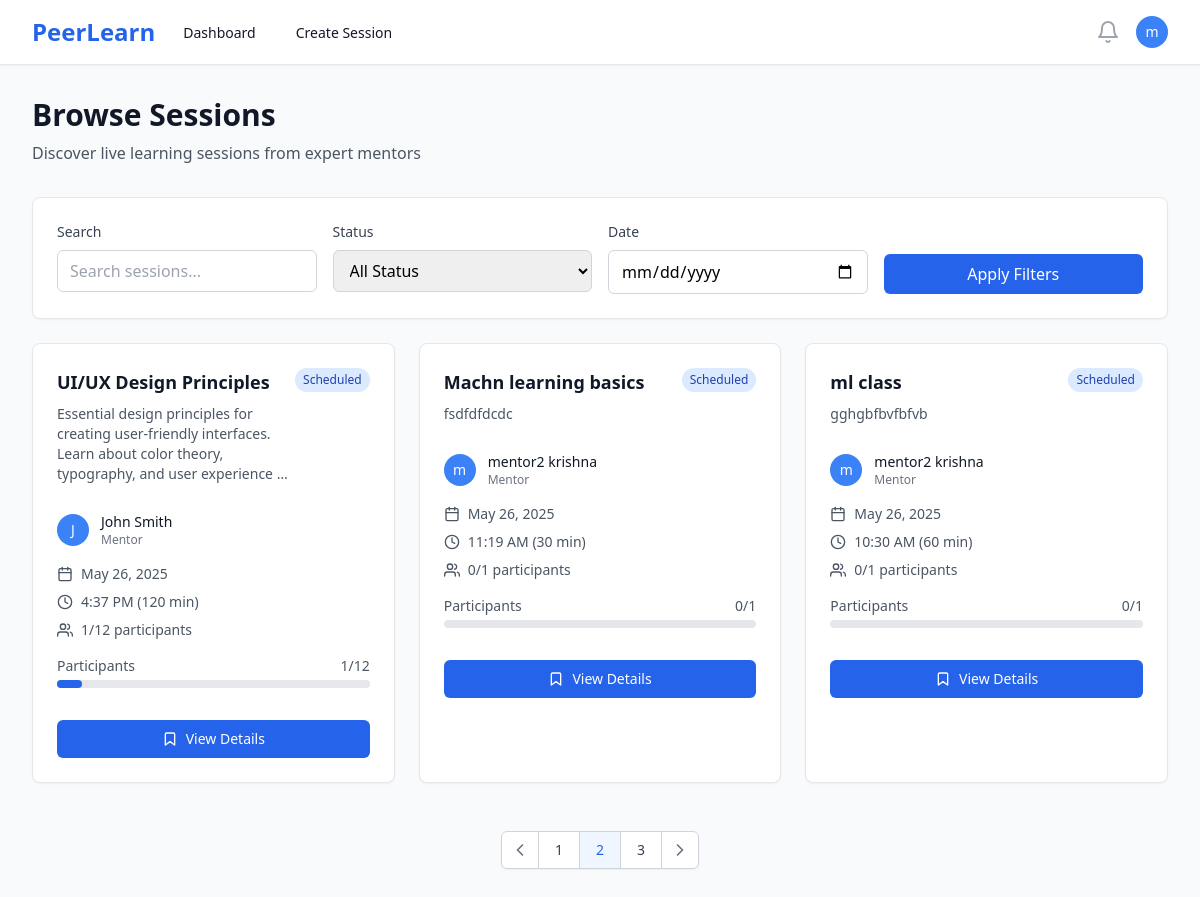
The page /sessions/ (signed in) on the database as committed earlier.
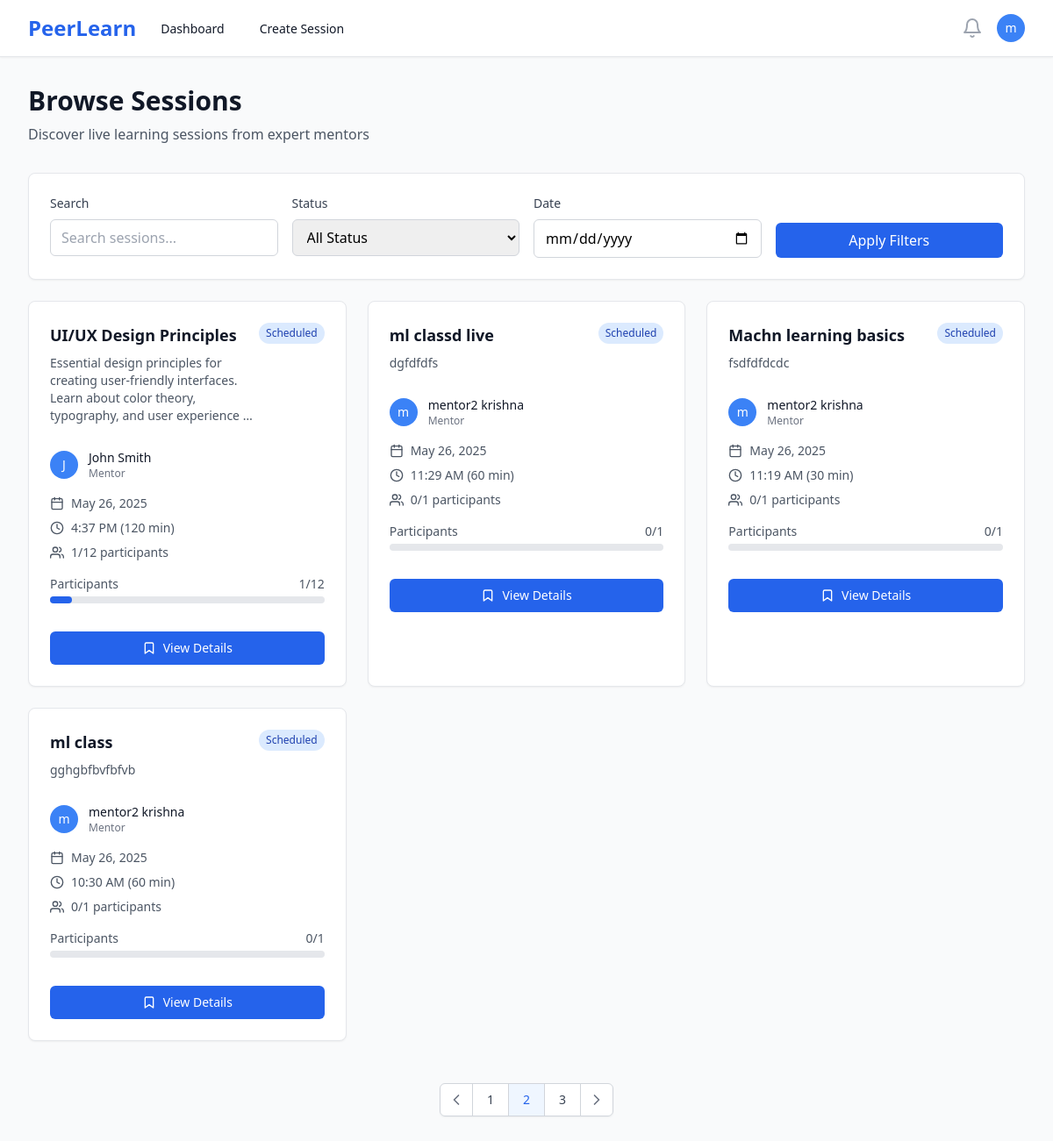
The same page on the database as committed later.
### users/models.py (models this page shows, shortened)
class User(AbstractUser):
    ROLE_CHOICES = [
        ('mentor', 'Mentor'),
        ('learner', 'Learner'),
    ]
    id = models.UUIDField(primary_key=True, default=uuid.uuid4, editable=False)
    role = models.CharField(max_length=10, choices=ROLE_CHOICES, default='learner')
    bio = models.TextField(blank=True, null=True)
    skills = models.CharField(max_length=500, blank=True, help_text="Comma-separated skills for recommendation matching")
    expertise = models.CharField(max_length=100, blank=True, help_text="Primary domain/area of expertise")
    profile_image = models.ImageField(upload_to='profiles/', blank=True, null=True)
    created_at = models.DateTimeField(auto_now_add=True)
    updated_at = models.DateTimeField(auto_now=True)
    @property
    def is_mentor(self):
        return self.role == 'mentor'

### sessions/models.py (models this page shows, shortened)
class Session(models.Model):
    STATUS_CHOICES = [
        ('draft', 'Draft'),
        ('scheduled', 'Scheduled'),
        ('live', 'Live'),
        ('completed', 'Completed'),
        ('cancelled', 'Cancelled'),
    ]
    CATEGORY_CHOICES = [
        ('programming', 'Programming & Development'),
        ('data-science', 'Data Science & Analytics'),
        ('web-development', 'Web Development'),
        ('mobile-development', 'Mobile Development'),
        ('ai-ml', 'AI & Machine Learning'),
        ('design', 'UI/UX Design'),
        ('business', 'Business & Marketing'),
        ('language', 'Language Learning'),
        ('music', 'Music & Arts'),
        ('fitness', 'Health & Fitness'),
        ('other', 'Other'),
    ]
    id = models.UUIDField(primary_key=True, default=uuid.uuid4, editable=False)
    mentor = models.ForeignKey(User, on_delete=models.CASCADE, related_name='mentor_sessions')
    title = models.CharField(max_length=200)
    description = models.TextField()
    thumbnail = models.ImageField(upload_to='session_thumbnails/', blank=True, null=True, help_text="Session cover image")
    category = models.CharField(max_length=50, choices=CATEGORY_CHOICES, blank=True, help_text="Session category for recommendations")
    skills = models.TextField(blank=True, help_text="Comma-separated skills for ML matching")
    price = models.DecimalField(max_digits=8, decimal_places=2, null=True, blank=True, help_text="Price in INR, null for free sessions")
    schedule = models.DateTimeField()
    duration = models.IntegerField(help_text="Duration in minutes")
    max_participants = models.IntegerField(default=10)
    status = models.CharField(max_length=20, choices=STATUS_CHOICES, default='draft')
    created_at = models.DateTimeField(auto_now_add=True)
    updated_at = models.DateTimeField(auto_now=True)
    class Meta:
        ordering = ['-schedule']
    @property
    def current_participants(self):
        return self.bookings.filter(status='confirmed').count()
    @property
    def is_full(self):
        return self.current_participants >= self.max_participants

### sessions/views.py (the view)
# urls.py: path('', views.session_list, name='session_list'),
@login_required
def session_list(request):
    sessions = Session.objects.filter(
        status='scheduled',
        schedule__gt=timezone.now()
    ).select_related('mentor')
    return render(request, 'sessions/list.html', {'sessions': sessions})

### templates/sessions/list.html (shortened to what this page needs)
{% extends 'base.html' %}
{% block content %}
<div class="max-w-7xl mx-auto px-4 sm:px-6 lg:px-8 py-8">
    <div class="mb-8">
        <h1 class="text-3xl font-bold text-gray-900">Browse Sessions</h1>
        <p class="mt-2 text-gray-600">Discover live learning sessions from expert mentors</p>
    </div>
    <div class="bg-white rounded-lg shadow-sm border border-gray-200 p-6 mb-6">
        <div class="grid grid-cols-1 md:grid-cols-4 gap-4">
            <div>
                <label class="block text-sm font-medium text-gray-700 mb-2">Search</label>
                <input type="text"
                       placeholder="Search sessions..."
                       class="w-full px-3 py-2 border border-gray-300 rounded-md focus:ring-blue-500 focus:border-blue-500">
            </div>
            <div>
                <label class="block text-sm font-medium text-gray-700 mb-2">Status</label>
                <select class="w-full px-3 py-2 border border-gray-300 rounded-md focus:ring-blue-500 focus:border-blue-500">
                    <option value="">All Status</option>
                </select>
            </div>
            <div>
                <label class="block text-sm font-medium text-gray-700 mb-2">Date</label>
                <input type="date"
                       class="w-full px-3 py-2 border border-gray-300 rounded-md focus:ring-blue-500 focus:border-blue-500">
            </div>
            <div class="flex items-end">
                <button class="w-full px-4 py-2 bg-blue-600 text-white rounded-md hover:bg-blue-700 focus:outline-none focus:ring-2 focus:ring-offset-2 focus:ring-blue-500">
                    Apply Filters
                </button>
            </div>
        </div>
    </div>
    {% if sessions %}
    <div class="grid grid-cols-1 md:grid-cols-2 lg:grid-cols-3 gap-6">
        {% for session in sessions %}
        <div class="bg-white rounded-lg shadow-sm border border-gray-200 hover:shadow-md transition-shadow">
            <div class="p-6">
                <div class="flex items-start justify-between mb-4">
                    <div class="flex-1">
                        <h3 class="text-lg font-semibold text-gray-900 mb-2">
                            <a href="{% url 'session_detail' session.id %}" class="hover:text-blue-600">
                                {{ session.title }}
                            </a>
                        </h3>
                        <p class="text-sm text-gray-600 mb-3">{{ session.description|truncatewords:15 }}</p>
                    </div>
                    <span class="px-2 py-1 text-xs font-medium rounded-full flex-shrink-0
                                {% if session.status == 'scheduled' %}bg-blue-100 text-blue-800
                                {% elif session.status == 'live' %}bg-green-100 text-green-800
                                {% elif session.status == 'completed' %}bg-gray-100 text-gray-800
                                {% elif session.status == 'cancelled' %}bg-red-100 text-red-800
                                {% else %}bg-yellow-100 text-yellow-800{% endif %}">
                        {{ session.status|title }}
                    </span>
                </div>
                <div class="flex items-center mb-4">
                    {% if session.mentor.profile_image %}
                        <img class="h-8 w-8 rounded-full" src="{{ session.mentor.profile_image.url }}" alt="">
                    {% else %}
                        <div class="h-8 w-8 rounded-full bg-blue-500 flex items-center justify-center">
                            <span class="text-white text-sm font-medium">{{ session.mentor.first_name|first|default:session.mentor.username|first }}</span>
                        </div>
                    {% endif %}
                    <div class="ml-3">
                        <p class="text-sm font-medium text-gray-900">{{ session.mentor.get_full_name|default:session.mentor.username }}</p>
                        <p class="text-xs text-gray-500">Mentor</p>
                    </div>
                </div>
                <div class="space-y-2 text-sm text-gray-600 mb-4">
                    <div class="flex items-center">
                        <i data-feather="calendar" class="h-4 w-4 mr-2"></i>
                        {{ session.schedule|date:"M j, Y" }}
                    </div>
                    <div class="flex items-center">
                        <i data-feather="clock" class="h-4 w-4 mr-2"></i>
                        {{ session.schedule|time:"g:i A" }} ({{ session.duration }} min)
                    </div>
                    <div class="flex items-center">
                        <i data-feather="users" class="h-4 w-4 mr-2"></i>
                        {{ session.current_participants }}/{{ session.max_participants }} participants
                    </div>
                </div>
                <div class="mb-4">
                    <div class="flex justify-between text-sm text-gray-600 mb-1">
                        <span>Participants</span>
                        <span>{{ session.current_participants }}/{{ session.max_participants }}</span>
                    </div>
                    <div class="w-full bg-gray-200 rounded-full h-2">
                        <div class="bg-blue-600 h-2 rounded-full"
                             style="width: {% widthratio session.current_participants session.max_participants 100 %}%"></div>
                    </div>
                </div>
                <div class="pt-4">
                    {% if user.is_authenticated %}
                        {% if session.status == 'live' %}
                            <a href="{% url 'session_detail' session.id %}"
                               class="w-full inline-flex items-center justify-center px-4 py-2 border border-transparent text-sm font-medium rounded-md text-white bg-green-600 hover:bg-green-700">
                                <i data-feather="video" class="h-4 w-4 mr-2"></i>
                                Join Live Session
                            </a>
                        {% elif session.status == 'scheduled' %}
                            {% if session.is_full %}
                                <button disabled
                                        class="w-full inline-flex items-center justify-center px-4 py-2 border border-gray-300 text-sm font-medium rounded-md text-gray-500 bg-gray-100 cursor-not-allowed">
                                    <i data-feather="users" class="h-4 w-4 mr-2"></i>
                                    Session Full
                                </button>
                            {% else %}
                                <a href="{% url 'session_detail' session.id %}"
                                   class="w-full inline-flex items-center justify-center px-4 py-2 border border-transparent text-sm font-medium rounded-md text-white bg-blue-600 hover:bg-blue-700">
                                    <i data-feather="bookmark" class="h-4 w-4 mr-2"></i>
                                    View Details
                                </a>
                            {% endif %}
                        {% else %}
                            <a href="{% url 'session_detail' session.id %}"
                               class="w-full inline-flex items-center justify-center px-4 py-2 border border-gray-300 text-sm font-medium rounded-md text-gray-700 bg-white hover:bg-gray-50">
                                <i data-feather="eye" class="h-4 w-4 mr-2"></i>
                                View Details
                            </a>
                        {% endif %}
                    {% else %}
                        <a href="{% url 'login' %}"
                           class="w-full inline-flex items-center justify-center px-4 py-2 border border-transparent text-sm font-medium rounded-md text-white bg-blue-600 hover:bg-blue-700">
                            Login to Book
                        </a>
                    {% endif %}
                </div>
            </div>
        </div>
        {% endfor %}
    </div>
    <div class="mt-12 flex justify-center">
        <nav class="relative z-0 inline-flex rounded-md shadow-sm -space-x-px" aria-label="Pagination">
            <a href="#" class="relative inline-flex items-center px-2 py-2 rounded-l-md border border-gray-300 bg-white text-sm font-medium text-gray-500 hover:bg-gray-50">
                <i data-feather="chevron-left" class="h-5 w-5"></i>
            </a>
            <a href="#" class="relative inline-flex items-center px-4 py-2 border border-gray-300 bg-white text-sm font-medium text-gray-700 hover:bg-gray-50">
                1
            </a>
            <a href="#" class="relative inline-flex items-center px-4 py-2 border border-gray-300 bg-blue-50 text-sm font-medium text-blue-600">
                2
            </a>
            <a href="#" class="relative inline-flex items-center px-4 py-2 border border-gray-300 bg-white text-sm font-medium text-gray-700 hover:bg-gray-50">
                3
            </a>
            <a href="#" class="relative inline-flex items-center px-2 py-2 rounded-r-md border border-gray-300 bg-white text-sm font-medium text-gray-500 hover:bg-gray-50">
                <i data-feather="chevron-right" class="h-5 w-5"></i>
            </a>
        </nav>
    </div>
    {% endif %}
</div>
{% endblock %}

### templates/base.html (shortened to what this page needs)
<!DOCTYPE html>
<html lang="en" class="h-full bg-gray-50">
<head>
    <script src="https://cdn.tailwindcss.com"></script>
</head>
<body class="h-full">
    {% if user.is_authenticated %}
    <nav class="bg-white shadow-sm border-b border-gray-200" x-data="{ mobileMenuOpen: false }">
        <div class="max-w-7xl mx-auto px-4 sm:px-6 lg:px-8">
            <div class="flex justify-between h-16">
                <div class="flex">
                    <div class="flex-shrink-0 flex items-center">
                        <a href="{% url 'landing' %}" class="text-2xl font-bold text-blue-600">PeerLearn</a>
                    </div>
                    <div class="hidden sm:ml-6 sm:flex sm:space-x-8">
                        {% if user.is_mentor %}
                            <a href="{% url 'mentor_dashboard' %}" class="border-transparent text-gray-900 hover:text-blue-600 inline-flex items-center px-1 pt-1 border-b-2 text-sm font-medium">
                                Dashboard
                            </a>
                            <a href="{% url 'create_session' %}" class="border-transparent text-gray-900 hover:text-blue-600 inline-flex items-center px-1 pt-1 border-b-2 text-sm font-medium">
                                Create Session
                            </a>
                        {% endif %}
                    </div>
                </div>
                <div class="hidden sm:ml-6 sm:flex sm:items-center">
                    <button type="button" class="bg-white p-1 rounded-full text-gray-400 hover:text-gray-500 focus:outline-none focus:ring-2 focus:ring-offset-2 focus:ring-blue-500">
                        <i data-feather="bell" class="h-6 w-6"></i>
                    </button>
                    <div class="ml-3 relative" x-data="{ open: false }">
                        <div>
                            <button @click="open = !open" type="button" class="bg-white rounded-full flex text-sm focus:outline-none focus:ring-2 focus:ring-offset-2 focus:ring-blue-500" id="user-menu-button">
                                <div class="h-8 w-8 rounded-full bg-blue-500 flex items-center justify-center">
                                    <span class="text-white text-sm font-medium">{{ user.first_name|first|default:user.username|first }}</span>
                                </div>
                            </button>
                        </div>
                    </div>
                </div>
            </div>
        </div>
    </nav>
    {% endif %}
    <main class="{% if user.is_authenticated %}pt-0{% else %}pt-0{% endif %}">
        {% block content %}{% endblock %}
    </main>
</body>
</html>

Rows that differ between the two databases and show on the page:
added Session: title "ml classd live", description "dgfdfdfs", status "Scheduled", mentor.first_name|first "m", mentor.get_full_name "mentor2 krishna", schedule "May 26, 2025", schedule "11:29 AM", duration "60", current_participants "0", max_participants "1", shows "View Details"
